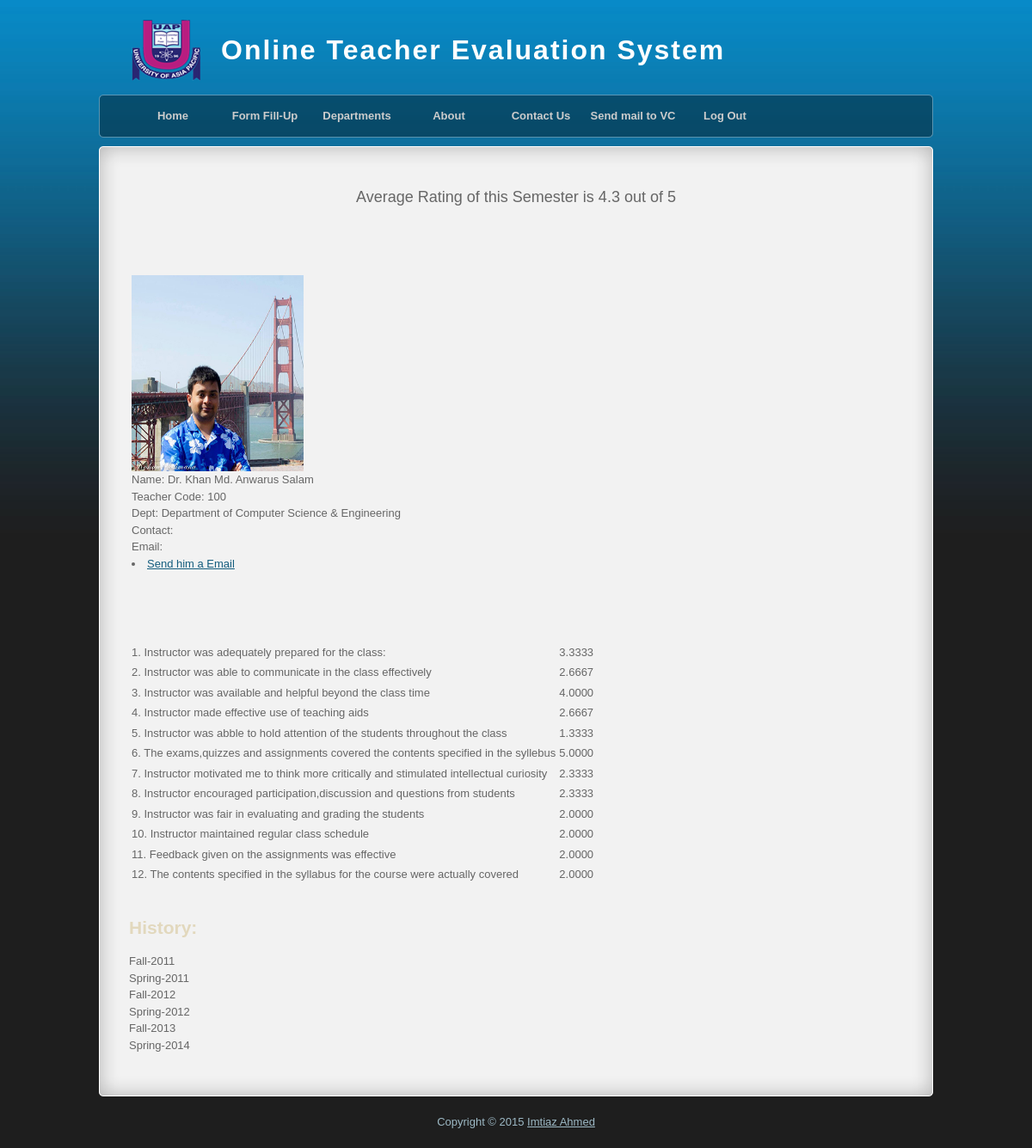
/single_result.php?teachers_code=100, run on the app's committed database.
### tables this page shows
CREATE TABLE `entry` (
  `entry_id` int(10) NOT NULL auto_increment,
  `course_id` int(10) default NULL,
  `teachers_code` varchar(10) default NULL,
  `question_1` int(10) default NULL,
  `question_2` int(10) default NULL,
  `question_3` int(10) default NULL,
  `question_4` int(10) default NULL,
  `question_5` int(10) default NULL,
  `question_6` int(10) default NULL,
  `question_7` int(10) default NULL,
  `question_8` int(10) default NULL,
  `question_9` int(10) default NULL,
  `question_10` int(10) default NULL,
  `question_11` int(10) default NULL,
  `question_12` int(10) default NULL,
  `general_comments_on_instructor` tinytext,
  `question_13` int(10) default NULL,
  `question_14` int(10) default NULL,
  `question_15` int(10) default NULL,
  `general_comments_on_course` tinytext,
  `student_id` int(10) default NULL,
  `date` date default NULL,
  `teachers_name` varchar(50) default NULL,
  PRIMARY KEY  (`entry_id`)
);

CREATE TABLE `teachers` (
  `teachers_id` int(10) NOT NULL default '0',
  `teachers_code` varchar(50) default NULL,
  `teachers_name` varchar(50) default NULL,
  `dept_id` int(50) default NULL,
  `teachers_photo` varchar(50) default NULL,
  `teachers_email` varchar(50) default NULL,
  `teachers_contact` tinytext,
  PRIMARY KEY  (`teachers_id`),
  UNIQUE KEY `teachers_id` (`teachers_id`)
);

CREATE TABLE `department` (
  `dept_id` int(10) default NULL,
  `dept_name` varchar(50) default NULL
);

### single_result.php (the view, shortened to what this page needs)
<!DOCTYPE html
	PUBLIC "-//W3C//DTD XHTML 1.0 Transitional//EN" "http://www.w3.org/TR/xhtml1/DTD/xhtml1-transitional.dtd">
<html xmlns="http://www.w3.org/1999/xhtml">
<head>
	<?php include ("head.php"); ?>
</head>
<body>
	<div id="templatemo_wrapper">
		<?php include ("header.php"); ?>
		<?php include ("menu_header.php"); ?>
		<?php
		$dbconnect = new dbClass();
		$connection = $dbconnect->getConnection();
		$strquery = "SELECT entry.entry_id, entry.course_id, entry.teachers_code,
             AVG(entry.question_1) as question_1,
             AVG(entry.question_2) as question_2,
             AVG(entry.question_3) as question_3,
             AVG(entry.question_4) as question_4,
             AVG(entry.question_5) as question_5,
             AVG(entry.question_6) as question_6,
             AVG(entry.question_7) as question_7,
             AVG(entry.question_8) as question_8,
             AVG(entry.question_9) as question_9,
             AVG(entry.question_10) as question_10,
             AVG(entry.question_11) as question_11,
             AVG(entry.question_12) as question_12,
             teachers.*, department.dept_name
             FROM entry
             INNER JOIN teachers ON entry.teachers_code = teachers.teachers_code
             INNER JOIN department ON teachers.dept_id = department.dept_id
             WHERE entry.teachers_code = ?";
		$stmt = $connection->prepare($strquery);
		$stmt->bind_param("s", $_GET["teachers_code"]);
		$stmt->execute();
		$results = $stmt->get_result();
		$row = $results->fetch_assoc();
		$teachers_name = $row["teachers_name"];
		$teachers_code = $row["teachers_code"];
		$teachers_contact = $row["teachers_contact"];
		$teachers_email = $row["teachers_email"];
		$teachers_photo = $row["teachers_photo"];
		$dept_name = $row["dept_name"];
		$question_1 = $row["question_1"];
		$question_2 = $row["question_2"];
		$question_3 = $row["question_3"];
		$question_4 = $row["question_4"];
		$question_5 = $row["question_5"];
		$question_6 = $row["question_6"];
		$question_7 = $row["question_7"];
		$question_8 = $row["question_8"];
		$question_9 = $row["question_9"];
		$question_10 = $row["question_10"];
		$question_11 = $row["question_11"];
		$question_12 = $row["question_12"];
		?>
		<div id="templatemo_main_top"></div>
		<div id="templatemo_main">
			<div align="center" style=" font-size:18px">Average Rating of this Semester is 4.3 out of 5</div>
			<table>
				<tr>
					<td width="400px">
						<img src="<?php echo $teachers_photo; ?>" alt="Mountain View" style="width:200px;height:228px">
						<br />
						Name: <?php echo $teachers_name; ?>
						<br />
						Teacher Code: <?php echo $teachers_code; ?>
						<br />
						Dept: <?php echo $dept_name; ?>
						<br />
						Contact: <?php echo $teachers_contact; ?>
						<br />
						Email: <?php echo $teachers_email; ?>
						<br />
						<li><a href="send_email.php">Send him a Email</a></li>
					</td>
					<td width="400px">
						<div id="my_chart" style="width: 400px; height: 500px"></div>
					</td>
				</tr>
			</table>
			<table>
				<tr>
					<td>
						<label>1. Instructor was adequately prepared for the class:</label>
					</td>
					<td><?php echo $question_1; ?>
					</td>
				</tr>
				<tr>
					<td>
						<label>2. Instructor was able to communicate in the class effectively</label>
					</td>
					<td><?php echo $question_2; ?>
					</td>
				</tr>
				<tr>
					<td>
						<label>3. Instructor was available and helpful beyond the class time</label>
					</td>
					<td><?php echo $question_3; ?>
					</td>
				</tr>
				<tr>
					<td>
						<label>4. Instructor made effective use of teaching aids</label>
					</td>
					<td><?php echo $question_4; ?>
					</td>
				</tr>
				<tr>
					<td>
						<label>5. Instructor was abble to hold attention of the students throughout the class</label>
					</td>
					<td><?php echo $question_5; ?>
					</td>
				</tr>
				<tr>
					<td>
						<label>6. The exams,quizzes and assignments covered the contents specified in the
							syllebus</label>
					</td>
					<td><?php echo $question_6; ?>
					</td>
				</tr>
				<tr>
					<td>
						<label>7. Instructor motivated me to think more critically and stimulated intellectual
							curiosity</label>
					</td>
					<td><?php echo $question_7; ?>
					</td>
				</tr>
				<tr>
					<td>
						<label>8. Instructor encouraged participation,discussion and questions from students</label>
					</td>
					<td><?php echo $question_8; ?>
					</td>
				</tr>
				<tr>
					<td>
						<label>9. Instructor was fair in evaluating and grading the students</label>
					</td>
					<td><?php echo $question_9; ?>
					</td>
				</tr>
				<tr>
					<td>
						<label>10. Instructor maintained regular class schedule</label>
					</td>
					<td><?php echo $question_10; ?>
					</td>
				</tr>
				<tr>
					<td>
						<label>11. Feedback given on the assignments was effective</label>
					</td>
					<td><?php echo $question_11; ?>
					</td>
				</tr>
				<tr>
					<td>
						<label>12. The contents specified in the syllabus for the course were actually covered</label>
					</td>
					<td><?php echo $question_12; ?>
					</td>
				</tr>
			</table>
			<br />
			<br />
			<div>
				<h3>History:</h1>
					Fall-2011
					<br />
					Spring-2011
					<br />
					Fall-2012
					<br />
					Spring-2012
					<br />
					Fall-2013
					<br />
					Spring-2014
					<br />
			</div>
		</div>
		<div id="templatemo_main_bottom"></div>
		<?php include ("footer.php"); ?>
	</div>
</body>
</html>

### main_style.css (style rules this page uses)
body { margin: 0px; padding: 0px; color: #666; font-family: Helevetica, Arial, sans-serif; font-size: 13px; line-height: 1.5em; background-color: #1e1e1e; background-image: url(images/templatemo_body.jpg); background-repeat: repeat-x; }
a, a:link, a:visited { color: #145d7e; }
img { border: none; }
h3 { font-size: 21px; margin: 0 0 20px 0; padding: 0; padding: 0; color: #e2d8bd; }
#templatemo_wrapper { width: 970px; margin: 0 auto; padding: 0 10px; }
#templatemo_main_top { clear: both; width: 970px; height: 50px; background: url(images/templatemo_content_top.png) no-repeat; }
#templatemo_main_bottom { clear: both; width: 970px; height: 50px; background: url(images/templatemo_content_bottom.png) no-repeat; }
#templatemo_main { width: 900px; padding: 0 35px; background: url(images/templatemo_content.png) repeat-y; }

### data on the page
entry: teachers.teachers_photo (picture), teachers.teachers_name "Dr. Khan Md. Anwarus Salam", teachers.teachers_code "100", department.dept_name "Department of Computer Science & Engineering"

### other printed values
$question_1 "3.3333"
$question_2 "2.6667"
$question_3 "4.0000"
$question_4 "2.6667"
$question_5 "1.3333"
$question_6 "5.0000"
$question_7 "2.3333"
$question_8 "2.3333"
$question_9 "2.0000"
$question_10 "2.0000"
$question_11 "2.0000"
$question_12 "2.0000"
